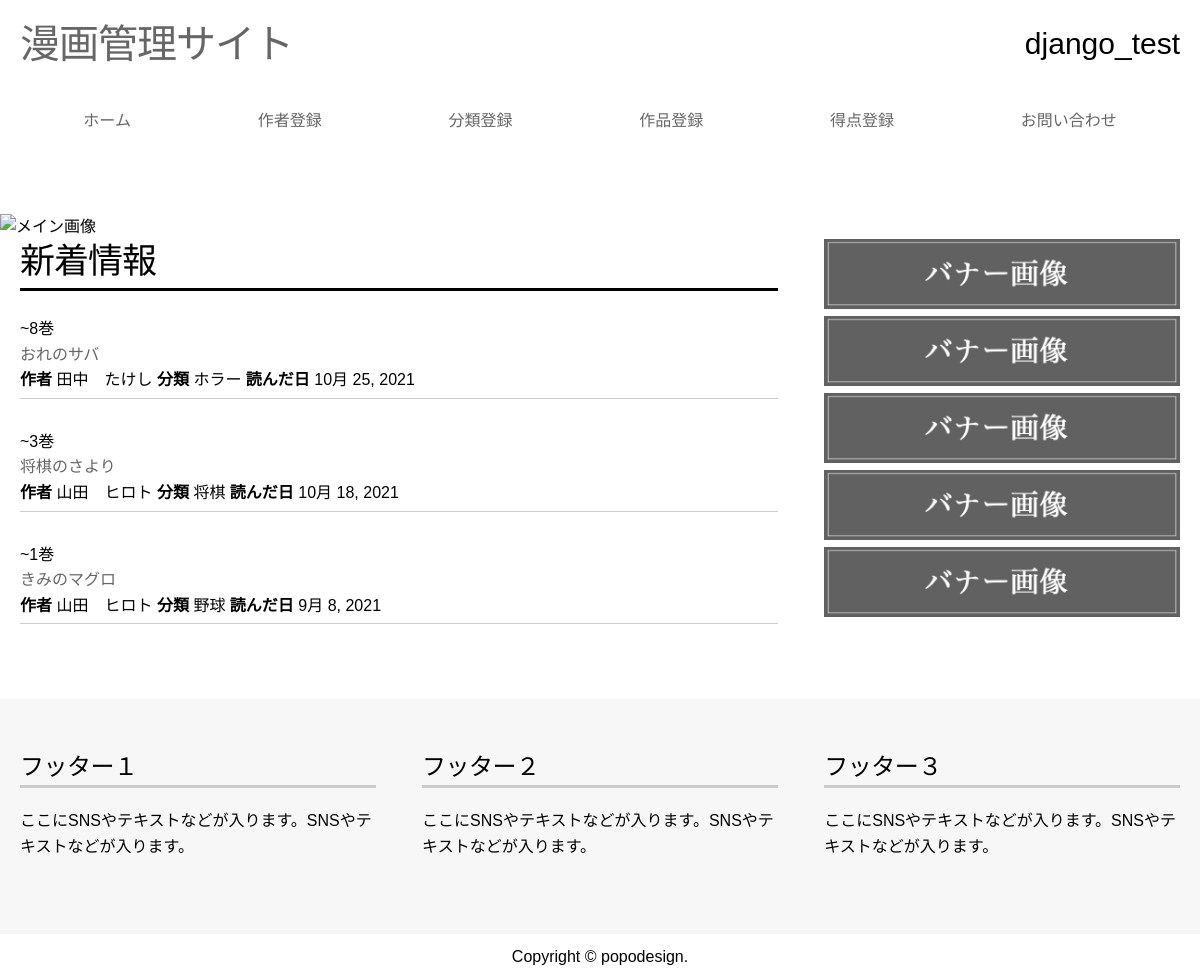
Before: / with the older database file.
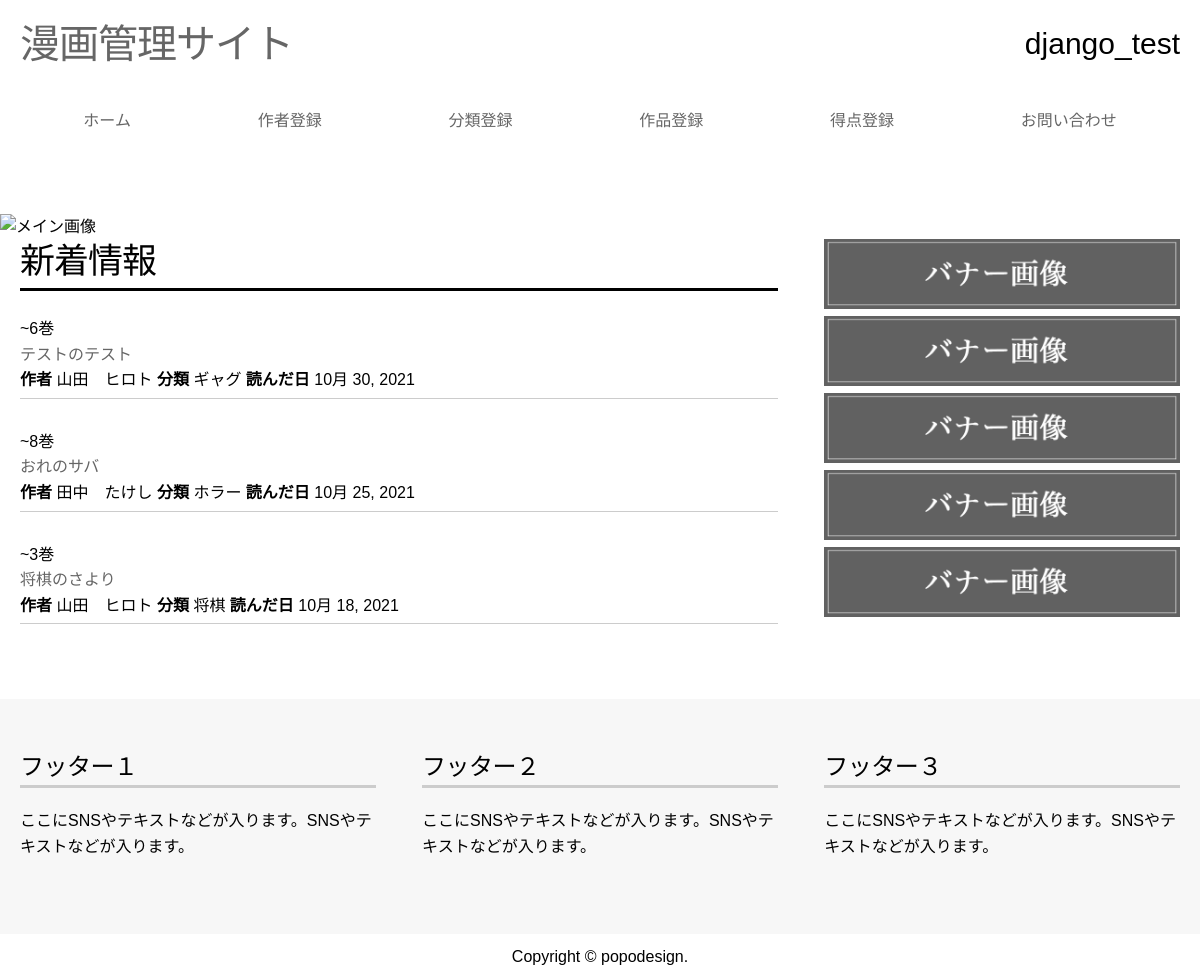
After: the same page with the newer database file.
### comic_app/models.py (models this page shows, shortened)
class Title(models.Model):
    book_title = models.CharField(max_length=100, verbose_name="タイトル")
    author_name = models.ForeignKey(Author, on_delete=models.CASCADE, verbose_name="作者", related_name='author_name')
    category_name = models.ForeignKey(Category, on_delete=models.CASCADE, verbose_name="カテゴリー", related_name="category_name")
    watch_number = models.PositiveSmallIntegerField(verbose_name="最終巻数", null=True, blank=True)
    watch_date = models.DateField(verbose_name="読んだ日")
    state_choice = ((1, "未完"), (2,"完結"))
    state = models.IntegerField(verbose_name="状態", null=False, blank=False, choices=state_choice)

class Author(models.Model):
    name = models.CharField(max_length=100, verbose_name="作者")
    def __str__(self):
        return self.name

class Category(models.Model):
    category = models.CharField(max_length=100, verbose_name="カテゴリー")
    def __str__(self):
        return self.category

### comic_app/views.py (the view)
# urls.py: path("",views.NewIndexView.as_view(), name="index"),
class NewIndexView(generic.ListView):
    template_name = "comic_app/newindex.html"
    context_objects_name = "title_list"
    queryset = Title.objects.order_by('watch_date').reverse()[:3]

### templates/comic_app/newindex.html
{% extends "comic_app/newbase.html" %}
{% load static %}
{% block content %}
<div class="mainimg">
    <img src={% static "comic_app/img/002.jpg" %} alt="メイン画像">
</div>
<div class="container">
    <div class="row">
        <div class="col span-8">
            <div class="news">
                <h2>新着情報</h2>
                {% if title_list %}
                    {% for title in title_list %}
                    <ul>
                        <li>
                            ~{{ title.watch_number}}巻
                            <a href="{% url 'comic_app:title_detail' title.id %}">{{ title.book_title }}</a>
                            <strong>作者</strong> {{ title.author_name}}
                            <strong>分類</strong> {{ title.category_name}}
                            <strong>読んだ日</strong> {{ title.watch_date}}
                        </li>
                    </ul>
                    {% endfor %}
                {% endif %}
            </div>
        </div>
            <div class="col span-4">
                <a href=""><img src={% static "comic_app/img/banner.png" %} alt="バナー画像"></a>
                <a href=""><img src={% static "comic_app/img/banner.png" %} alt="バナー画像"></a>
                <a href=""><img src={% static "comic_app/img/banner.png" %} alt="バナー画像"></a>
                <a href=""><img src={% static "comic_app/img/banner.png" %} alt="バナー画像"></a>
                <a href=""><img src={% static "comic_app/img/banner.png" %} alt="バナー画像"></a>
            </div>
    </div>
</div>
{% endblock %}

### templates/comic_app/newbase.html (shortened to what this page needs)
{% load static %}
<!DOCTYPE html>
<html lang="ja">
<head>
<link rel="stylesheet" href={% static 'comic_app/css/ress.min.css' %}>
<link rel="stylesheet" href={% static 'comic_app/css/style.css' %}>
</head>
<body>
<header>
<div class="container">
    <div class="row">
        <div class="col span-12">
            <div class="head">
                <h1><a href={% url 'comic_app:index' %}>漫画管理サイト</a></h1>
                <div class="telbox">django_test</div>
            </div>
        </div>
    </div>
    <div class="row">
        <div class="col span-12">
            <nav>
                <div id="navi">
            <ul>
                <li><a href={% url 'comic_app:index' %}>ホーム</a></li>
                <li><a href={% url "comic_app:registerauthor" %}>作者登録</a></li>
                <li><a href={% url "comic_app:registercategory" %}>分類登録</a></li>
                <li><a href={% url "comic_app:registertitle" %}>作品登録</a></li>
                <li><a href={% url "comic_app:registerevaluation" %}>得点登録</a></li>
                <li><a href="subpage.html">お問い合わせ</a></li>
            </ul>
                </div>
            </nav>
        </div>
    </div>
</div>
</header>
<main>
{% block content%}
{% endblock %}
</main>
<footer>
<div class="container">
    <div class="row">
        <div class="col span-4">
            <h5>フッター１</h5>
            <p>ここにSNSやテキストなどが入ります。SNSやテキストなどが入ります。</p>
        </div>
        <div class="col span-4">
            <h5>フッター２</h5>
            <p>ここにSNSやテキストなどが入ります。SNSやテキストなどが入ります。</p>
        </div>
        <div class="col span-4">
            <h5>フッター３</h5>
            <p>ここにSNSやテキストなどが入ります。SNSやテキストなどが入ります。</p>
        </div>
    </div>
</div>
</footer>
<div class="copyright">
    <div class="container">
        <div class="row">
            <div class="col">
            Copyright © <a href="https://popo-design.net" target="_blank">popodesign. </a>
            </div>
        </div>
    </div>
</div>
</body>
</html>

### static/comic_app/css/style.css (style rules this page uses)
img { max-width:100%; height: auto; }
a { display:block; color: #666; text-decoration-line: none; }
.head { display: flex; flex-direction: row; padding: 1rem 0 0 0; }
.head h1 { padding: 1rem 0; }
.telbox { margin-left: auto; font-size: 3.0rem; padding: 1rem 0 0 0; }
nav ul { display: flex; flex-direction: row; justify-content: space-around; list-style: none; margin-bottom: 1rem; }
nav li { display: block; flex: 1 0 auto; }
nav li a { text-decoration: none; text-align: center; }
nav a { padding: 1rem; }
@media screen and (min-width: 768px) { #navi { display: block !important; } }
.mainimg img { width: 100vw; }
main { margin: 5rem 0 5rem 0; }
.news h2 { border-bottom: 3px solid #000; padding-bottom: 0.5rem; }
.news li { list-style-type: none; border-bottom: 1px solid #ccc; padding: 0.5rem 0; }
footer { background-color: #f7f7f7; padding: 5rem 0; }
footer h5 { border-bottom: 3px solid #ccc; }
.copyright { text-align: center; padding: 1rem 0; background-color: #fff; }
.copyright a { color: #000; text-decoration: none; display: inline-block; }

### static/comic_app/css/grid.css (style rules this page uses)
html { box-sizing: border-box; -webkit-box-sizing: border-box; -moz-box-sizing: border-box; font-size: 62.5%; }
body { color: #000; font-family: 'Hiragino Kaku Gothic Pro','ヒラギノ角ゴ Pro W3','メイリオ',Meiryo,'ＭＳ Ｐゴシック',sans-serif; background:#fff; font-size: 16px; font-weight: 400; line-height: 1.6; margin:0; padding:0; }
.container { margin: 0 auto; max-width: 1200px; padding: 0 2.0rem; position: relative; }
.row { display: flex; flex-direction: column; padding: 0; width: 100%; }
.col { display: block; flex: 1 1 auto; margin-left: 0; max-width: 100%; width: 100%; }
@media ( min-width : 768px ) { .row { display: flex; flex-direction: row; padding: 0; } }
@media ( min-width : 768px ) { .col { margin-left: 4%; } }
@media ( min-width : 768px ) { .col:first-child { margin-left: 0; } }
@media ( min-width : 768px ) { .row .col.span-4 { flex: 0 0 30.6666666667%; max-width: 30.6666666667%; } }
@media ( min-width : 768px ) { .row .col.span-8 { flex: 0 0 65.3333333333%; max-width: 65.3333333333%; } }
@media ( min-width : 768px ) { .row .col.span-12 { flex: 0 0 100%; max-width: 100%; } }
h1, h2, h3, h4, h5, h6 { margin-top: 0; margin-bottom: 2rem; font-weight: 300; letter-spacing: 0.1em; }
h1 { font-size: 3.5rem; line-height: 1.2; letter-spacing: -.1rem; }
h2 { font-size: 3.2rem; line-height: 1.25; letter-spacing: -.1rem; }
h5 { font-size: 1.8rem; line-height: 1.5; letter-spacing: -.05rem; }
@media (min-width: 550px) { h1 { font-size: 4.0rem; } }
@media (min-width: 550px) { h2 { font-size: 3.5rem; } }
@media (min-width: 550px) { h5 { font-size: 2.4rem; } }
p { margin-top: 0; }
a { color: #1EAEDB; }
ul { list-style: circle inside; }
ol, ul { padding-left: 0; margin-top: 0; }
li { margin-bottom: 1rem; }
pre, blockquote, dl, figure, table, p, ul, ol, form { margin-bottom: 2.5rem; }

Changed rows visible on the page:
no longer on this page (row unchanged): Title: watch_number "1", book_title "きみのマグロ", author_name "山田 ヒロト", category_name "野球", watch_date "9月 8, 2021"
added Title: watch_number "6", book_title "テストのテスト", author_name "山田 ヒロト", category_name "ギャグ", watch_date "10月 30, 2021"
